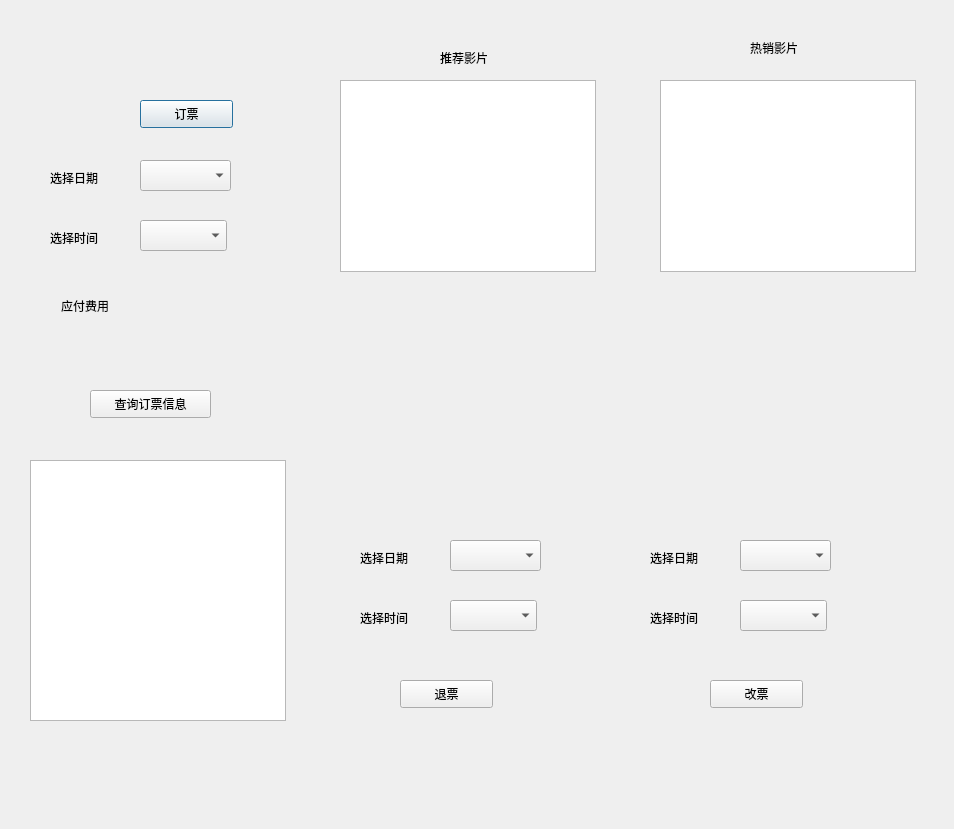
<?xml version="1.0" encoding="UTF-8"?>
<ui version="4.0">
 <class>Dialog</class>
 <widget class="QDialog" name="Dialog">
  <property name="geometry">
   <rect>
    <x>0</x>
    <y>0</y>
    <width>954</width>
    <height>829</height>
   </rect>
  </property>
  <property name="windowTitle">
   <string>Dialog</string>
  </property>
  <widget class="QPushButton" name="pushButton">
   <property name="geometry">
    <rect>
     <x>140</x>
     <y>100</y>
     <width>93</width>
     <height>28</height>
    </rect>
   </property>
   <property name="text">
    <string>订票</string>
   </property>
  </widget>
  <widget class="QComboBox" name="comboBox">
   <property name="geometry">
    <rect>
     <x>140</x>
     <y>160</y>
     <width>91</width>
     <height>31</height>
    </rect>
   </property>
  </widget>
  <widget class="QLabel" name="label">
   <property name="geometry">
    <rect>
     <x>50</x>
     <y>170</y>
     <width>72</width>
     <height>15</height>
    </rect>
   </property>
   <property name="text">
    <string>选择日期</string>
   </property>
  </widget>
  <widget class="QComboBox" name="comboBox_2">
   <property name="geometry">
    <rect>
     <x>140</x>
     <y>220</y>
     <width>87</width>
     <height>31</height>
    </rect>
   </property>
  </widget>
  <widget class="QLabel" name="label_2">
   <property name="geometry">
    <rect>
     <x>50</x>
     <y>230</y>
     <width>72</width>
     <height>15</height>
    </rect>
   </property>
   <property name="text">
    <string>选择时间</string>
   </property>
  </widget>
  <widget class="QPushButton" name="pushButton_2">
   <property name="geometry">
    <rect>
     <x>90</x>
     <y>390</y>
     <width>121</width>
     <height>28</height>
    </rect>
   </property>
   <property name="text">
    <string>查询订票信息</string>
   </property>
  </widget>
  <widget class="QTableView" name="chapiao">
   <property name="geometry">
    <rect>
     <x>30</x>
     <y>460</y>
     <width>256</width>
     <height>261</height>
    </rect>
   </property>
  </widget>
  <widget class="QLabel" name="label_3">
   <property name="geometry">
    <rect>
     <x>61</x>
     <y>290</y>
     <width>131</width>
     <height>31</height>
    </rect>
   </property>
   <property name="text">
    <string>应付费用</string>
   </property>
  </widget>
  <widget class="QComboBox" name="comboBox_3">
   <property name="geometry">
    <rect>
     <x>450</x>
     <y>540</y>
     <width>91</width>
     <height>31</height>
    </rect>
   </property>
  </widget>
  <widget class="QComboBox" name="comboBox_4">
   <property name="geometry">
    <rect>
     <x>450</x>
     <y>600</y>
     <width>87</width>
     <height>31</height>
    </rect>
   </property>
  </widget>
  <widget class="QLabel" name="label_4">
   <property name="geometry">
    <rect>
     <x>360</x>
     <y>550</y>
     <width>72</width>
     <height>15</height>
    </rect>
   </property>
   <property name="text">
    <string>选择日期</string>
   </property>
  </widget>
  <widget class="QLabel" name="label_5">
   <property name="geometry">
    <rect>
     <x>360</x>
     <y>610</y>
     <width>72</width>
     <height>15</height>
    </rect>
   </property>
   <property name="text">
    <string>选择时间</string>
   </property>
  </widget>
  <widget class="QPushButton" name="pushButton_3">
   <property name="geometry">
    <rect>
     <x>400</x>
     <y>680</y>
     <width>93</width>
     <height>28</height>
    </rect>
   </property>
   <property name="text">
    <string>退票</string>
   </property>
  </widget>
  <widget class="QLabel" name="label_7">
   <property name="geometry">
    <rect>
     <x>650</x>
     <y>550</y>
     <width>72</width>
     <height>15</height>
    </rect>
   </property>
   <property name="text">
    <string>选择日期</string>
   </property>
  </widget>
  <widget class="QComboBox" name="comboBox_5">
   <property name="geometry">
    <rect>
     <x>740</x>
     <y>600</y>
     <width>87</width>
     <height>31</height>
    </rect>
   </property>
  </widget>
  <widget class="QLabel" name="label_8">
   <property name="geometry">
    <rect>
     <x>650</x>
     <y>610</y>
     <width>72</width>
     <height>15</height>
    </rect>
   </property>
   <property name="text">
    <string>选择时间</string>
   </property>
  </widget>
  <widget class="QComboBox" name="comboBox_6">
   <property name="geometry">
    <rect>
     <x>740</x>
     <y>540</y>
     <width>91</width>
     <height>31</height>
    </rect>
   </property>
  </widget>
  <widget class="QPushButton" name="pushButton_4">
   <property name="geometry">
    <rect>
     <x>710</x>
     <y>680</y>
     <width>93</width>
     <height>28</height>
    </rect>
   </property>
   <property name="text">
    <string>改票</string>
   </property>
  </widget>
  <widget class="QTableView" name="tuijian">
   <property name="geometry">
    <rect>
     <x>340</x>
     <y>80</y>
     <width>256</width>
     <height>192</height>
    </rect>
   </property>
  </widget>
  <widget class="QLabel" name="label_6">
   <property name="geometry">
    <rect>
     <x>440</x>
     <y>50</y>
     <width>72</width>
     <height>15</height>
    </rect>
   </property>
   <property name="text">
    <string>推荐影片</string>
   </property>
  </widget>
  <widget class="QTableView" name="rexiao">
   <property name="geometry">
    <rect>
     <x>660</x>
     <y>80</y>
     <width>256</width>
     <height>192</height>
    </rect>
   </property>
  </widget>
  <widget class="QLabel" name="label_9">
   <property name="geometry">
    <rect>
     <x>750</x>
     <y>40</y>
     <width>72</width>
     <height>15</height>
    </rect>
   </property>
   <property name="text">
    <string>热销影片</string>
   </property>
  </widget>
 </widget>
 <resources/>
 <connections/>
</ui>
